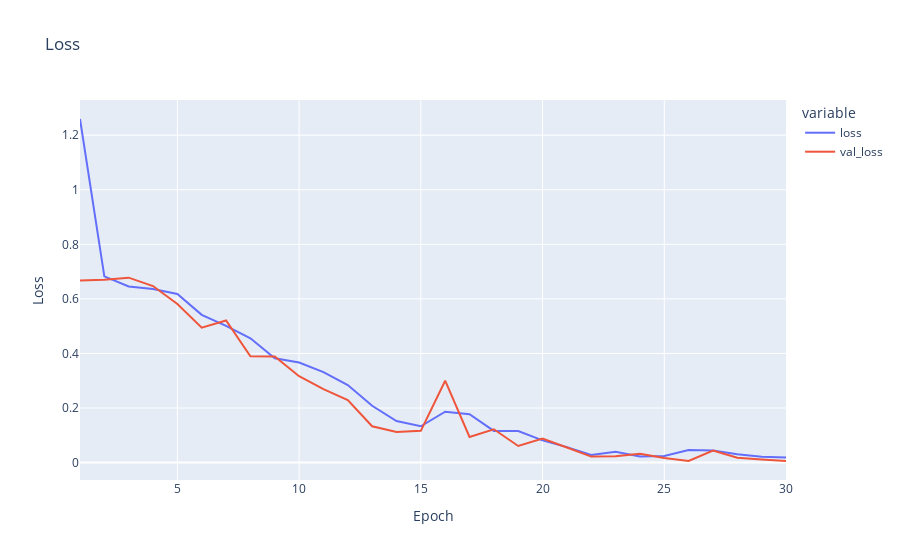

Source (notebook cell):
### Markdown cell above
# 8. Plot Performance

### Code cell
import pandas as pd
import plotly.express as px

# Erstelle ein DataFrame mit den Trainings- und Validierungsverlusten sowie den Epochenzahlen
loss_df = pd.DataFrame({
    'loss': hist.history['loss'],         # Trainingsverlust pro Epoche
    'val_loss': hist.history['val_loss'], # Validierungsverlust pro Epoche
    'epoch': range(1, len(hist.history['loss']) + 1) # Epochennummern (startend bei 1)
})

# Erzeuge ein Liniendiagramm mit Plotly Express
# Die x-Achse zeigt die Epoche, die y-Achse zeigt die Werte für Trainings- und Validierungsverlust
# Das Diagramm erhält Achsenbeschriftungen und einen Titel
fig = px.line(
    loss_df, 
    x='epoch', 
    y=['loss', 'val_loss'], 
    labels={'value': 'Loss', 'epoch': 'Epoch'}, 
    title='Loss'
)

# Zeige das Diagramm im Notebook an
fig.show()

### Figure 1 — Plotly figure (JSON) as saved in the notebook; plotly's stock layout.template omitted (floating-point values rounded to 4 significant figures)
{"data": [{"hovertemplate": "variable=loss<br>Epoch=%{x}<br>Loss=%{y}<extra></extra>", "legendgroup": "loss", "line": {"color": "#636efa", "dash": "solid"}, "marker": {"symbol": "circle"}, "mode": "lines", "name": "loss", "orientation": "v", "showlegend": true, "type": "scatter", "x": [1, 2, 3, 4, 5, 6, 7, 8, 9, 10, 11, 12, 13, 14, 15, 16, 17, 18, 19, 20, 21, 22, 23, 24, 25, 26, 27, 28, 29, 30], "xaxis": "x", "y": [1.259, 0.6826, 0.6458, 0.6364, 0.6181, 0.5416, 0.5008, 0.4558, 0.3822, 0.3669, 0.3318, 0.2842, 0.2083, 0.1521, 0.133, 0.1864, 0.1771, 0.1162, 0.1156, 0.08141, 0.05658, 0.02796, 0.03973, 0.0222, 0.02452, 0.04641, 0.04413, 0.03081, 0.02161, 0.01897], "yaxis": "y"}, {"hovertemplate": "variable=val_loss<br>Epoch=%{x}<br>Loss=%{y}<extra></extra>", "legendgroup": "val_loss", "line": {"color": "#EF553B", "dash": "solid"}, "marker": {"symbol": "circle"}, "mode": "lines", "name": "val_loss", "orientation": "v", "showlegend": true, "type": "scatter", "x": [1, 2, 3, 4, 5, 6, 7, 8, 9, 10, 11, 12, 13, 14, 15, 16, 17, 18, 19, 20, 21, 22, 23, 24, 25, 26, 27, 28, 29, 30], "xaxis": "x", "y": [0.6674, 0.6706, 0.6778, 0.6471, 0.5811, 0.4946, 0.5211, 0.3898, 0.3888, 0.3165, 0.2695, 0.2293, 0.1332, 0.112, 0.1163, 0.3001, 0.09391, 0.1222, 0.06095, 0.0882, 0.05534, 0.02197, 0.02298, 0.03232, 0.01689, 0.006033, 0.04426, 0.0177, 0.01102, 0.005821], "yaxis": "y"}], "layout": {"legend": {"title": {"text": "variable"}, "tracegroupgap": 0}, "title": {"text": "Loss"}, "xaxis": {"anchor": "y", "domain": [0, 1], "title": {"text": "Epoch"}}, "yaxis": {"anchor": "x", "domain": [0, 1], "title": {"text": "Loss"}}}}
